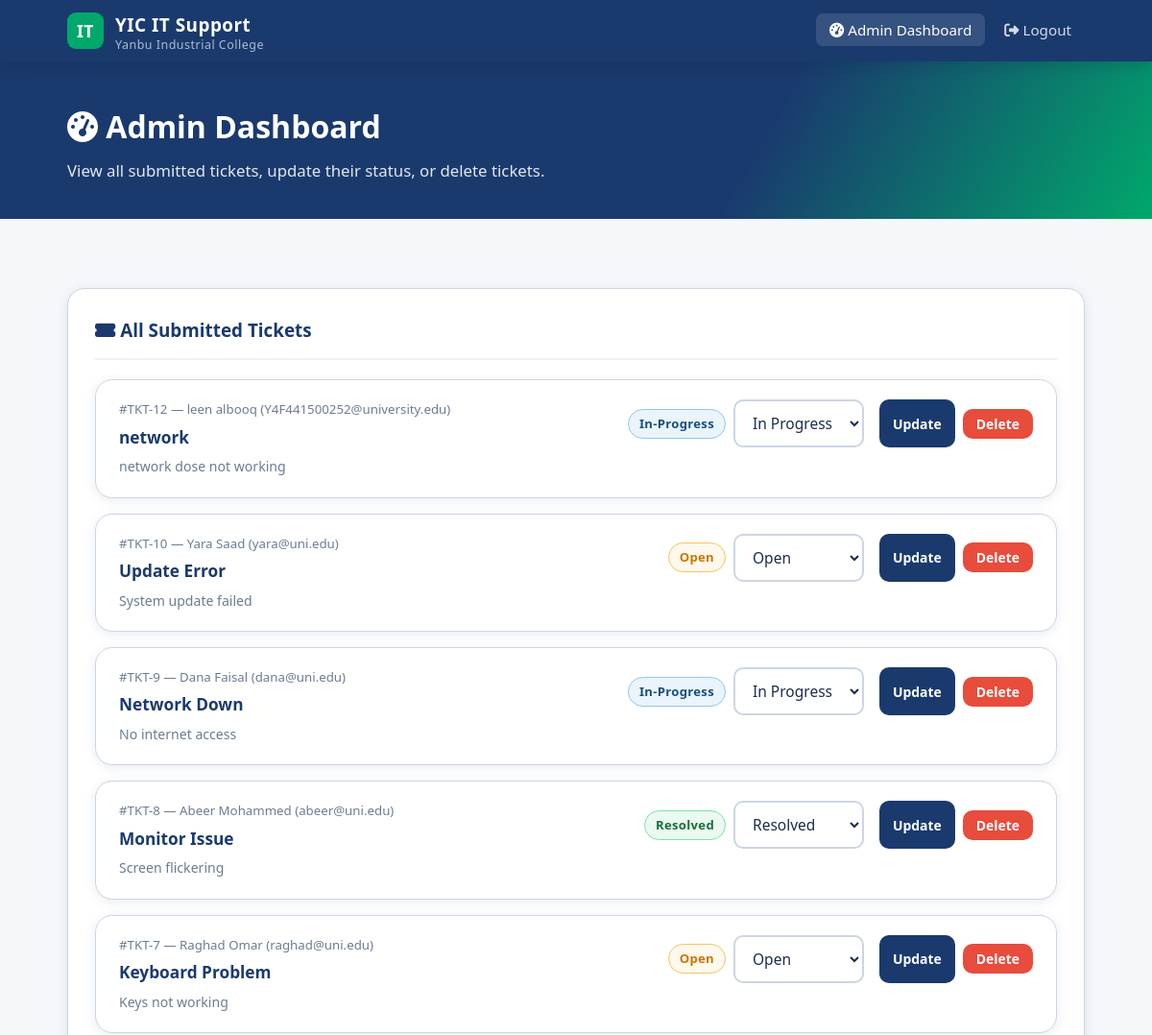
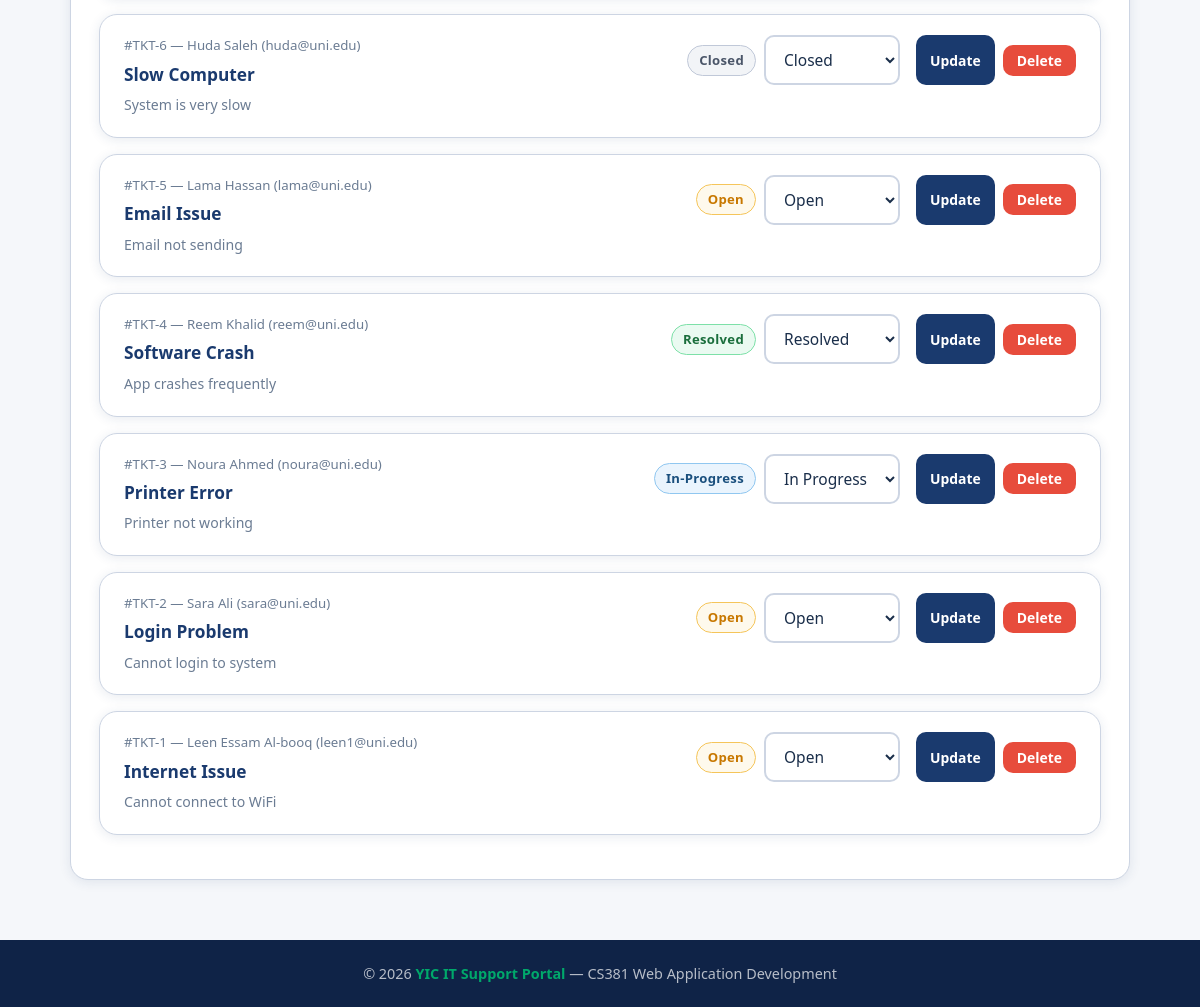
/admin_dashboard.php (signed in), run on the app's committed database (2 pictures, top to bottom).
### tables this page shows
CREATE TABLE `tickets` (
  `ticket_id` int NOT NULL AUTO_INCREMENT,
  `user_id` int NOT NULL,
  `admin_id` int DEFAULT NULL,
  `title` varchar(150) NOT NULL,
  `description` text NOT NULL,
  `status` varchar(20) DEFAULT 'open',
  PRIMARY KEY (`ticket_id`),
  KEY `user_id` (`user_id`),
  KEY `admin_id` (`admin_id`),
  CONSTRAINT `tickets_ibfk_1` FOREIGN KEY (`user_id`) REFERENCES `users` (`user_id`) ON DELETE CASCADE,
  CONSTRAINT `tickets_ibfk_2` FOREIGN KEY (`admin_id`) REFERENCES `admins` (`admin_id`) ON DELETE SET NULL
);

CREATE TABLE `users` (
  `user_id` int NOT NULL AUTO_INCREMENT,
  `full_name` varchar(100) NOT NULL,
  `email` varchar(100) NOT NULL,
  `password` varchar(255) NOT NULL,
  `student_id` varchar(50) DEFAULT NULL,
  `role` varchar(20) DEFAULT NULL,
  PRIMARY KEY (`user_id`),
  UNIQUE KEY `email` (`email`)
);

### admin_dashboard.php (the view, shortened to what this page needs)
<?php
include("config/db.php");
$stmt = $conn->prepare("
    SELECT tickets.*, users.full_name, users.email
    FROM tickets
    JOIN users ON tickets.user_id = users.user_id
    ORDER BY ticket_id DESC
");
$stmt->execute();
$tickets = $stmt->fetchAll();
function badgeClass($status) {
    if ($status == "open") return "badge-open";
    if ($status == "in-progress") return "badge-progress";
    if ($status == "resolved") return "badge-resolved";
    if ($status == "closed") return "badge-closed";
    return "badge-open";
}
?>
<!DOCTYPE html>
<html lang="en">
<head>
  <link rel="stylesheet" href="/yic-it-support/assets/css/style.css">
  <link rel="stylesheet" href="https://cdnjs.cloudflare.com/ajax/libs/font-awesome/6.5.0/css/all.min.css" />
</head>
<body class="page-wrapper">
<header>
  <nav class="navbar container">
    <a href="index.html" class="navbar-brand">
      <div class="logo-icon">IT</div>
      <div>
        YIC IT Support
        <span>Yanbu Industrial College</span>
      </div>
    </a>
    <ul class="nav-links">
      <li><a href="admin_dashboard.php" class="active"><i class="fa fa-tachometer-alt"></i> Admin Dashboard</a></li>
      <li><a href="logout.php"><i class="fa fa-sign-out-alt"></i> Logout</a></li>
    </ul>
  </nav>
</header>
<div class="page-hero">
  <div class="container">
    <h1><i class="fa fa-tachometer-alt"></i> Admin Dashboard</h1>
    <p>View all submitted tickets, update their status, or delete tickets.</p>
  </div>
</div>
<main>
  <div class="container">
    <div class="card">
      <div class="card-header">
        <h2 class="card-title"><i class="fa fa-ticket-alt"></i> All Submitted Tickets</h2>
      </div>
      <?php foreach ($tickets as $t): ?>
        <div class="ticket-card">
          <div>
            <div class="ticket-id">
              #TKT-<?= htmlspecialchars($t["ticket_id"]) ?> —
              <?= htmlspecialchars($t["full_name"]) ?>
              (<?= htmlspecialchars($t["email"]) ?>)
            </div>
            <div class="ticket-title">
              <?= htmlspecialchars($t["title"]) ?>
            </div>
            <div class="ticket-meta">
              <?= htmlspecialchars($t["description"]) ?>
            </div>
          </div>
          <div class="ticket-actions">
            <span class="badge <?= badgeClass($t["status"]) ?>">
              <?= htmlspecialchars($t["status"]) ?>
            </span>
            <form action="update_status.php" method="POST" class="d-flex gap-2">
              <select name="status" class="form-control" required>
                <option value="open" <?= $t["status"] == "open" ? "selected" : "" ?>>Open</option>
                <option value="in-progress" <?= $t["status"] == "in-progress" ? "selected" : "" ?>>In Progress</option>
                <option value="resolved" <?= $t["status"] == "resolved" ? "selected" : "" ?>>Resolved</option>
                <option value="closed" <?= $t["status"] == "closed" ? "selected" : "" ?>>Closed</option>
              </select>
              <button type="submit" class="btn btn-primary btn-sm">
                Update
              </button>
            </form>
            <form action="delete_ticket.php" method="POST" onsubmit="return confirm('Delete this ticket?');">
              <button type="submit" class="btn btn-danger btn-sm">
                Delete
              </button>
            </form>
          </div>
        </div>
      <?php endforeach; ?>
    </div>
  </div>
</main>
<footer>
  <div class="container">
    <p>&copy; 2026 <strong>YIC IT Support Portal</strong> — CS381 Web Application Development</p>
  </div>
</footer>
</body>
</html>

### data on the page
tickets: ticket_id "12", user.full_name "leen albooq", user.email "Y4F441500252@university.edu", title "network", description "network dose not working", status "In-Progress", status "In Progress"
tickets: ticket_id "10", user.full_name "Yara Saad", user.email "yara@uni.edu", title "Update Error", description "System update failed", status "Open"
tickets: ticket_id "9", user.full_name "Dana Faisal", user.email "dana@uni.edu", title "Network Down", description "No internet access", status "In-Progress", status "In Progress"
tickets: ticket_id "8", user.full_name "Abeer Mohammed", user.email "abeer@uni.edu", title "Monitor Issue", description "Screen flickering", status "Resolved"
tickets: ticket_id "7", user.full_name "Raghad Omar", user.email "raghad@uni.edu", title "Keyboard Problem", description "Keys not working", status "Open"
tickets: ticket_id "6", user.full_name "Huda Saleh", user.email "huda@uni.edu", title "Slow Computer", description "System is very slow", status "Closed"
tickets: ticket_id "5", user.full_name "Lama Hassan", user.email "lama@uni.edu", title "Email Issue", description "Email not sending", status "Open"
tickets: ticket_id "4", user.full_name "Reem Khalid", user.email "reem@uni.edu", title "Software Crash", description "App crashes frequently", status "Resolved"
tickets: ticket_id "3", user.full_name "Noura Ahmed", user.email "noura@uni.edu", title "Printer Error", description "Printer not working", status "In-Progress", status "In Progress"
tickets: ticket_id "2", user.full_name "Sara Ali", user.email "sara@uni.edu", title "Login Problem", description "Cannot login to system", status "Open"
tickets: ticket_id "1", user.full_name "Leen Essam Al-booq", user.email "leen1@uni.edu", title "Internet Issue", description "Cannot connect to WiFi", status "Open"
